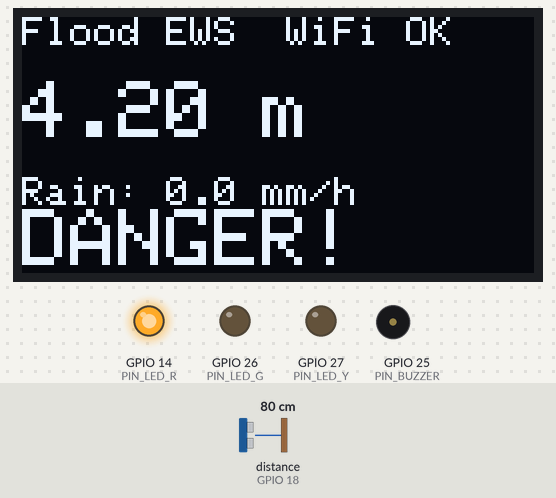
The sketch below on a simulated ESP32. Parts: 128×64 one-colour display, output pins drawn as LEDs (lit = HIGH), buzzer (waves = sounding, pin HIGH). Wiring (inferred from the names in the program): ultrasonic range finder: trigger GPIO 5; echo GPIO 18. Inputs (shaded band) come from the test bench; at power-on: distance to the obstacle (sensor on GPIO 18) 80 cm. The echo pulse lasts 58.3 µs per cm; WiFi joins after 1.5 s; servers stay silent unless stated; uploads are accepted with an empty reply; the local clock reads 2024-03-15 10:24:30 at power-on unless the sketch sets it; pins used as bus, display or sensor lines are not drawn; what the sketch prints to the serial monitor is not drawn.

Above: at 3.4 s.
3.5 s: distance to the obstacle (sensor on GPIO 18) set to 22 cm
At 5.3 s:
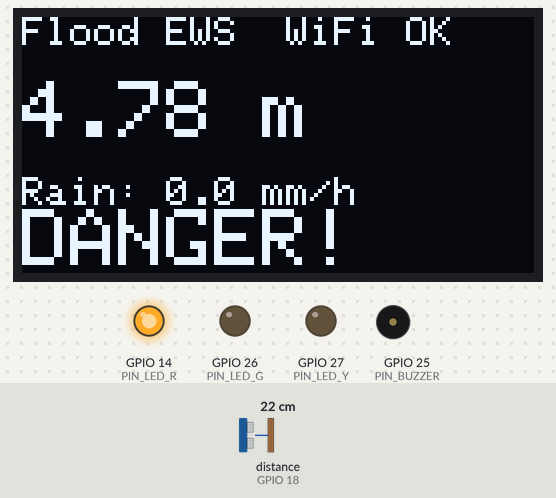
6.5 s: distance to the obstacle (sensor on GPIO 18) set to 18 cm
At 9.3 s:
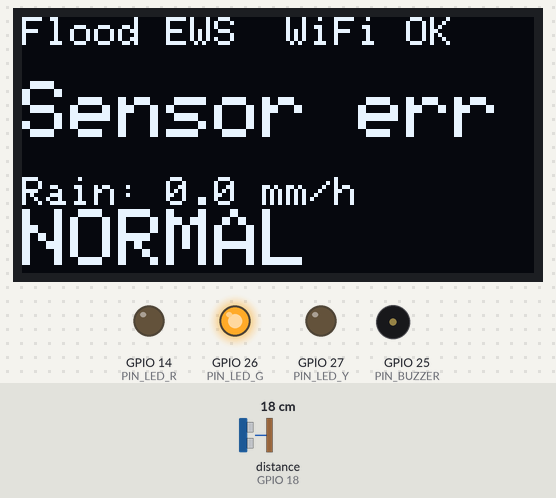
9.5 s: distance to the obstacle (sensor on GPIO 18) set to 120 cm
At 11.5 s:
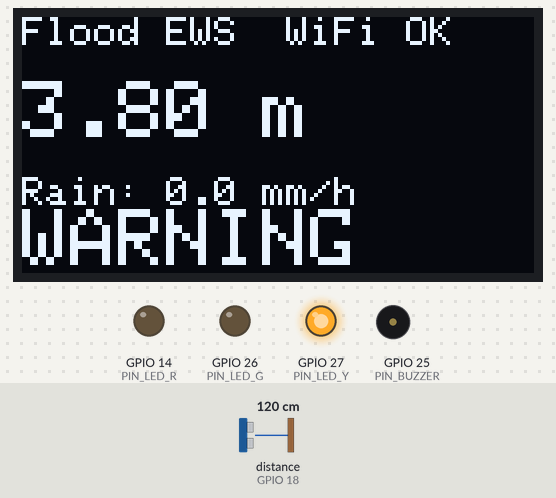
12.5 s: distance to the obstacle (sensor on GPIO 18) set to 195 cm
At 14.1 s:
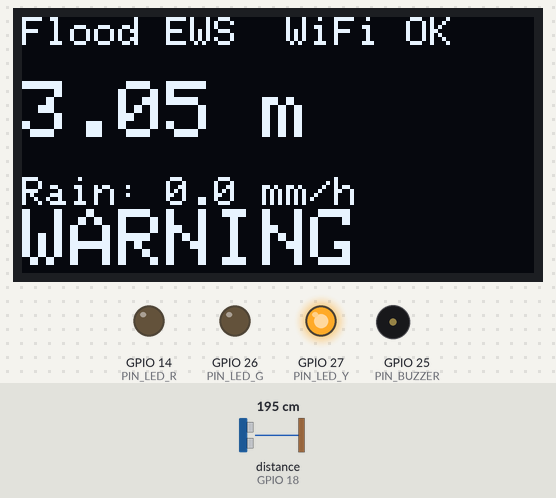
15.5 s: distance to the obstacle (sensor on GPIO 18) set to 206 cm
At 18.1 s:
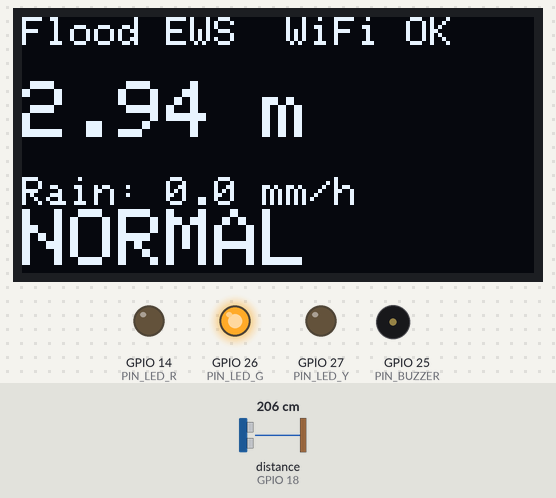
18.4 s: distance to the obstacle (sensor on GPIO 18) set to 35 cm
At 21.8 s:
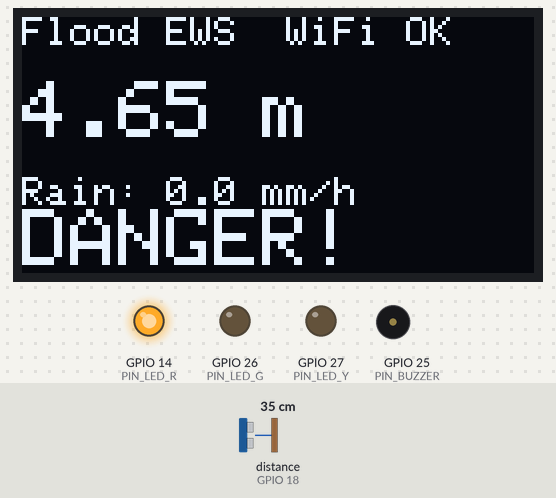
Timing chart, 0 to 22.4 s (numbered marks = the images above; inputs shaded):
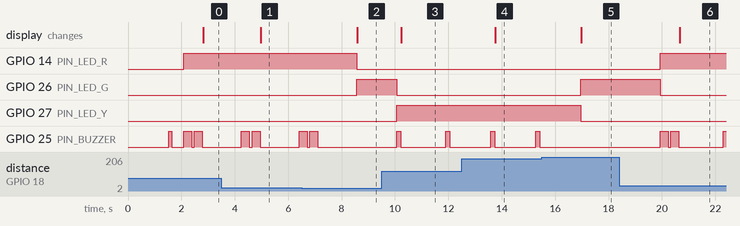

Measured:
- the behaviour switches between 21 and 20 cm on distance to the obstacle (sensor on GPIO 18) (found by bisection; images 1 and 2)
- the behaviour switches between 200 and 201 cm on distance to the obstacle (sensor on GPIO 18) (found by bisection; images 4 and 5)
- after the input at 3.5 s, the display: changes after 1.5 s (image 1)
- after the input at 6.5 s, GPIO 14 (PIN_LED_R): HIGH → LOW after 2.1 s; GPIO 26 (PIN_LED_G): LOW → HIGH after 2.1 s; GPIO 25 (PIN_BUZZER): goes on until 7.1 s, then stays LOW; the display: changes after 2.1 s (image 2)
- after the input at 9.5 s, GPIO 26 (PIN_LED_G): HIGH → LOW after 0.56 s; GPIO 27 (PIN_LED_Y): LOW → HIGH after 0.56 s; GPIO 25 (PIN_BUZZER): alternates HIGH for 0.15 s and LOW for 1.7 s, starting after 0.56 s; the display: changes after 0.74 s (image 3)
- after the input at 12.5 s, the display: changes after 1.3 s (image 4)
- after the input at 15.5 s, GPIO 26 (PIN_LED_G): LOW → HIGH after 1.5 s; GPIO 27 (PIN_LED_Y): HIGH → LOW after 1.5 s; GPIO 25 (PIN_BUZZER): stays LOW (without the input it goes to HIGH after 1.4 s); the display: changes after 1.5 s (image 5)
- after the input at 18.4 s, GPIO 14 (PIN_LED_R): LOW → HIGH after 1.5 s; GPIO 26 (PIN_LED_G): HIGH → LOW after 1.5 s; GPIO 25 (PIN_BUZZER): goes HIGH 0.30 s, LOW 0.10 s, HIGH 0.30 s, LOW 1.7 s, then HIGH, starting after 1.5 s; the display: changes after 2.3 s (image 6)

The sketch:

esp32_flood_monitor.ino
```cpp
/*
 * Flood Early Warning System - ESP32 firmware
 * Sensors: JSN-SR04T (or HC-SR04) ultrasonic, optional tipping-bucket rain gauge, optional DHT22
 * Outputs: OLED (SSD1306), buzzer, 3 LEDs, Firebase Realtime Database (REST)
 *
 * Libraries (Arduino IDE -> Library Manager):
 *   - Adafruit SSD1306
 *   - Adafruit GFX Library
 *   - DHT sensor library + Adafruit Unified Sensor (only if USE_DHT = 1)
 * Board: "ESP32 Dev Module" (install "esp32 by Espressif" in Boards Manager)
 */

#include <WiFi.h>
#include <WiFiClientSecure.h>
#include <HTTPClient.h>
#include <Wire.h>
#include <Adafruit_GFX.h>
#include <Adafruit_SSD1306.h>
#include <time.h>

// ================= USER SETTINGS =================
const char* WIFI_SSID = "YOUR_WIFI_NAME";
const char* WIFI_PASS = "YOUR_WIFI_PASSWORD";
// Firebase Realtime Database URL, no trailing slash
const char* FIREBASE_URL = "https://flood-ews-efb91-default-rtdb.asia-southeast1.firebasedatabase.app";

// Distance from sensor face down to the RIVER/CANAL BED (cm). Measure once after mounting.
const float SENSOR_HEIGHT_CM = 500.0;
// Level thresholds in metres (water height above the bed)
const float WARNING_M  = 3.0;
const float DANGER_M   = 4.0;

#define USE_RAIN 0   // 1 if you connected a tipping-bucket rain gauge
#define USE_DHT  0   // 1 if you connected a DHT22
const float MM_PER_TIP = 0.2794;   // check your rain gauge datasheet

const unsigned long SEND_EVERY_MS    = 10000;   // update "latest"
const unsigned long HISTORY_EVERY_MS = 60000;   // append to history
// =================================================

// Pins
#define PIN_TRIG 5
#define PIN_ECHO 18      // ECHO is 5V -> use a 1k/2k divider to 3.3V!
#define PIN_BUZZER 25
#define PIN_LED_G 26
#define PIN_LED_Y 27
#define PIN_LED_R 14
#define PIN_RAIN 33
#define PIN_DHT 4

#if USE_DHT
#include <DHT.h>
DHT dht(PIN_DHT, DHT22);
#endif

Adafruit_SSD1306 oled(128, 64, &Wire, -1);
bool oledOk = false;

enum Level { NORMAL, WARNING, DANGER };

volatile unsigned long lastTipMs = 0;
volatile uint32_t tipTimes[64];       // seconds since boot of recent tips
volatile uint8_t tipCount = 0;

void IRAM_ATTR onTip() {
  unsigned long now = millis();
  if (now - lastTipMs < 150) return;  // debounce
  lastTipMs = now;
  if (tipCount < 64) tipTimes[tipCount++] = now / 1000;
}

float readDistanceCm() {
  digitalWrite(PIN_TRIG, LOW); delayMicroseconds(4);
  digitalWrite(PIN_TRIG, HIGH); delayMicroseconds(12);
  digitalWrite(PIN_TRIG, LOW);
  unsigned long d = pulseIn(PIN_ECHO, HIGH, 30000);
  if (d == 0) return -1;
  return d * 0.0343f / 2.0f;          // ~20C speed of sound
}

// median of 7 readings rejects noise/spikes
float medianDistance() {
  float v[7]; int n = 0;
  for (int i = 0; i < 7; i++) {
    float d = readDistanceCm();
    if (d > 20 && d < 600) v[n++] = d;
    delay(60);
  }
  if (n < 3) return -1;
  for (int i = 0; i < n - 1; i++)
    for (int j = i + 1; j < n; j++)
      if (v[j] < v[i]) { float t = v[i]; v[i] = v[j]; v[j] = t; }
  return v[n / 2];
}

float rainMmPerHour() {
#if USE_RAIN
  unsigned long nowS = millis() / 1000;
  const unsigned long WINDOW = 600;   // last 10 minutes
  noInterrupts();
  uint8_t k = 0;
  for (uint8_t i = 0; i < tipCount; i++)
    if (nowS - tipTimes[i] <= WINDOW) tipTimes[k++] = tipTimes[i];
  tipCount = k;
  interrupts();
  return tipCount * MM_PER_TIP * (3600.0f / WINDOW);
#else
  return 0;
#endif
}

Level classify(float m) {
  if (m >= DANGER_M) return DANGER;
  if (m >= WARNING_M) return WARNING;
  return NORMAL;
}

void beep(int ms) { digitalWrite(PIN_BUZZER, HIGH); delay(ms); digitalWrite(PIN_BUZZER, LOW); }

void alarm(Level l) {
  digitalWrite(PIN_LED_G, l == NORMAL);
  digitalWrite(PIN_LED_Y, l == WARNING);
  digitalWrite(PIN_LED_R, l == DANGER);
  if (l == WARNING) { beep(150); }
  else if (l == DANGER) { beep(300); delay(100); beep(300); }
}

void showOled(float level, float rain, Level l, bool wifiOk) {
  if (!oledOk) return;
  oled.clearDisplay();
  oled.setTextColor(SSD1306_WHITE);
  oled.setTextSize(1); oled.setCursor(0, 0);
  oled.print("Flood EWS  "); oled.print(wifiOk ? "WiFi OK" : "No WiFi");
  oled.setTextSize(2); oled.setCursor(0, 16);
  if (level < 0) oled.print("Sensor err"); else { oled.print(level, 2); oled.print(" m"); }
  oled.setTextSize(1); oled.setCursor(0, 40);
  oled.print("Rain: "); oled.print(rain, 1); oled.print(" mm/h");
  oled.setTextSize(2); oled.setCursor(0, 50 - 2);
  oled.print(l == NORMAL ? "NORMAL" : l == WARNING ? "WARNING" : "DANGER!");
  oled.display();
}

bool firebase(const char* method, const String& path, const String& json) {
  if (WiFi.status() != WL_CONNECTED) return false;
  WiFiClientSecure client; client.setInsecure();   // prototype only; pin the cert for production
  HTTPClient http;
  http.begin(client, String(FIREBASE_URL) + path);
  http.addHeader("Content-Type", "application/json");
  int code = (String(method) == "PUT") ? http.PUT(json) : http.POST(json);
  http.end();
  return code >= 200 && code < 300;
}

void connectWifi() {
  WiFi.mode(WIFI_STA);
  WiFi.begin(WIFI_SSID, WIFI_PASS);
  unsigned long t0 = millis();
  while (WiFi.status() != WL_CONNECTED && millis() - t0 < 15000) delay(300);
  if (WiFi.status() == WL_CONNECTED) configTime(6 * 3600, 0, "pool.ntp.org", "time.nist.gov");
}

void setup() {
  Serial.begin(115200);
  pinMode(PIN_TRIG, OUTPUT); pinMode(PIN_ECHO, INPUT);
  pinMode(PIN_BUZZER, OUTPUT); pinMode(PIN_LED_G, OUTPUT);
  pinMode(PIN_LED_Y, OUTPUT); pinMode(PIN_LED_R, OUTPUT);
#if USE_RAIN
  pinMode(PIN_RAIN, INPUT_PULLUP);
  attachInterrupt(digitalPinToInterrupt(PIN_RAIN), onTip, FALLING);
#endif
#if USE_DHT
  dht.begin();
#endif
  Wire.begin(21, 22);
  oledOk = oled.begin(SSD1306_SWITCHCAPVCC, 0x3C);
  connectWifi();
  beep(100);
}

unsigned long lastSend = 0, lastHist = 0;

void loop() {
  if (WiFi.status() != WL_CONNECTED) connectWifi();

  float dist = medianDistance();
  float level = (dist < 0) ? -1 : max(0.0f, (SENSOR_HEIGHT_CM - dist) / 100.0f);
  float rain = rainMmPerHour();
  Level l = (level < 0) ? NORMAL : classify(level);
  bool wifiOk = WiFi.status() == WL_CONNECTED;

  alarm(l);
  showOled(level, rain, l, wifiOk);
  Serial.printf("dist=%.1fcm level=%.2fm rain=%.1f state=%d\n", dist, level, rain, l);

  float temp = 0, hum = 0;
#if USE_DHT
  temp = dht.readTemperature(); hum = dht.readHumidity();
  if (isnan(temp)) temp = 0; if (isnan(hum)) hum = 0;
#endif

  unsigned long now = millis();
  if (level >= 0 && (now - lastSend >= SEND_EVERY_MS)) {
    lastSend = now;
    String json = "{\"level\":" + String(level, 2) + ",\"rain\":" + String(rain, 1) +
                  ",\"temp\":" + String(temp, 1) + ",\"hum\":" + String(hum, 0) +
                  ",\"bat\":0,\"rssi\":" + String(WiFi.RSSI()) +
                  ",\"state\":" + String((int)l) + ",\"ts\":" + String((long)time(nullptr)) + "}";
    firebase("PUT", "/readings/latest.json", json);
    if (now - lastHist >= HISTORY_EVERY_MS) { lastHist = now; firebase("POST", "/readings/history.json", json); }
  }
  delay(1000);
}
```
